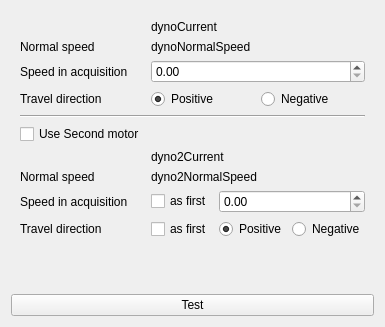
      <widget class="QWidget" name="tabDyno">
       <attribute name="title">
        <string>Dynamic shot</string>
       </attribute>
       <layout class="QVBoxLayout" name="verticalLayout_2">
        <item>
         <widget class="QWidget" name="dynoWidget" native="true">
          <layout class="QGridLayout" name="gridLayout_5">
           <item row="0" column="0">
            <widget class="QWidget" name="placeDynoMotor" native="true">
             <layout class="QHBoxLayout" name="horizontalLayout_22">
              <property name="spacing">
               <number>0</number>
              </property>
              <property name="margin">
               <number>0</number>
              </property>
             </layout>
            </widget>
           </item>
           <item row="0" column="1" colspan="2">
            <widget class="QVariantLabel" name="dynoCurrent">
             <property name="text">
              <string>dynoCurrent</string>
             </property>
            </widget>
           </item>
           <item row="1" column="0">
            <widget class="QLabel" name="label_4">
             <property name="text">
              <string>Normal speed</string>
             </property>
            </widget>
           </item>
           <item row="1" column="1" colspan="2">
            <widget class="QVariantLabel" name="dynoNormalSpeed">
             <property name="text">
              <string>dynoNormalSpeed</string>
             </property>
            </widget>
           </item>
           <item row="2" column="0">
            <widget class="QLabel" name="label_5">
             <property name="sizePolicy">
              <sizepolicy hsizetype="Fixed" vsizetype="Preferred">
               <horstretch>0</horstretch>
               <verstretch>0</verstretch>
              </sizepolicy>
             </property>
             <property name="text">
              <string>Speed in acquisition</string>
             </property>
            </widget>
           </item>
           <item row="2" column="1" colspan="2">
            <widget class="QDoubleSpinBox" name="dynoSpeed">
             <property name="toolTip">
              <string>&lt;html&gt;&lt;head/&gt;&lt;body&gt;&lt;p&gt;&lt;span style=&quot; font-weight:600; font-style:italic;&quot;&gt;DynoSpeed&lt;/span&gt; of the first &lt;span style=&quot; font-weight:600; font-style:italic;&quot;&gt;DynoMotor.&lt;/span&gt;&lt;/p&gt;&lt;/body&gt;&lt;/html&gt;</string>
             </property>
             <property name="maximum">
              <double>2147483647.000000000000000</double>
             </property>
            </widget>
           </item>
           <item row="3" column="0">
            <widget class="QLabel" name="label_10">
             <property name="text">
              <string>Travel direction</string>
             </property>
            </widget>
           </item>
           <item row="3" column="1" colspan="2">
            <layout class="QHBoxLayout" name="horizontalLayout">
             <item>
              <widget class="QRadioButton" name="dynoPos">
               <property name="toolTip">
                <string>&lt;html&gt;&lt;head/&gt;&lt;body&gt;&lt;p&gt;First &lt;span style=&quot; font-weight:600; font-style:italic;&quot;&gt;DynoMotor&lt;/span&gt;'s &lt;span style=&quot; font-weight:600; font-style:italic;&quot;&gt;DynoDirection&lt;/span&gt;=positive&lt;/p&gt;&lt;/body&gt;&lt;/html&gt;</string>
               </property>
               <property name="text">
                <string>Positive</string>
               </property>
               <property name="checked">
                <bool>true</bool>
               </property>
               <attribute name="buttonGroup">
                <string notr="true">dynoDirButtonGroup</string>
               </attribute>
              </widget>
             </item>
             <item>
              <widget class="QRadioButton" name="dynoNeg">
               <property name="toolTip">
                <string>&lt;html&gt;&lt;head/&gt;&lt;body&gt;&lt;p&gt;First &lt;span style=&quot; font-weight:600; font-style:italic;&quot;&gt;DynoMotor&lt;/span&gt;'s &lt;span style=&quot; font-weight:600; font-style:italic;&quot;&gt;DynoDirection&lt;/span&gt;=negative&lt;/p&gt;&lt;/body&gt;&lt;/html&gt;</string>
               </property>
               <property name="text">
                <string>Negative</string>
               </property>
               <attribute name="buttonGroup">
                <string notr="true">dynoDirButtonGroup</string>
               </attribute>
              </widget>
             </item>
            </layout>
           </item>
           <item row="4" column="0" colspan="3">
            <widget class="Line" name="line_9">
             <property name="orientation">
              <enum>Qt::Horizontal</enum>
             </property>
            </widget>
           </item>
           <item row="5" column="0">
            <widget class="QCheckBox" name="dyno2">
             <property name="text">
              <string>Use Second motor</string>
             </property>
            </widget>
           </item>
           <item row="6" column="0">
            <widget class="QWidget" name="placeDyno2Motor" native="true">
             <layout class="QHBoxLayout" name="horizontalLayout_23">
              <property name="spacing">
               <number>0</number>
              </property>
              <property name="margin">
               <number>0</number>
              </property>
             </layout>
            </widget>
           </item>
           <item row="6" column="1" colspan="2">
            <widget class="QVariantLabel" name="dyno2Current">
             <property name="text">
              <string>dyno2Current</string>
             </property>
            </widget>
           </item>
           <item row="7" column="0">
            <widget class="QLabel" name="dyno2NormalSpeedLabel">
             <property name="text">
              <string>Normal speed</string>
             </property>
            </widget>
           </item>
           <item row="7" column="1" colspan="2">
            <widget class="QVariantLabel" name="dyno2NormalSpeed">
             <property name="text">
              <string>dyno2NormalSpeed</string>
             </property>
            </widget>
           </item>
           <item row="8" column="0">
            <widget class="QLabel" name="dyno2SpeedLabel">
             <property name="text">
              <string>Speed in acquisition</string>
             </property>
            </widget>
           </item>
           <item row="8" column="1">
            <widget class="QCheckBox" name="dynoSpeedLock">
             <property name="sizePolicy">
              <sizepolicy hsizetype="Fixed" vsizetype="Fixed">
               <horstretch>0</horstretch>
               <verstretch>0</verstretch>
              </sizepolicy>
             </property>
             <property name="text">
              <string>as first</string>
             </property>
            </widget>
           </item>
           <item row="8" column="2">
            <widget class="QDoubleSpinBox" name="dyno2Speed">
             <property name="toolTip">
              <string>&lt;html&gt;&lt;head/&gt;&lt;body&gt;&lt;p&gt;&lt;span style=&quot; font-weight:600; font-style:italic;&quot;&gt;DynoSpeed&lt;/span&gt; of the second &lt;span style=&quot; font-weight:600; font-style:italic;&quot;&gt;DynoMotor&lt;/span&gt;. Disabled if &amp;quot;as first&amp;quot; is checked and synchronized with the &lt;span style=&quot; font-weight:600; font-style:italic;&quot;&gt;DynoSpeed&lt;/span&gt; of the first &lt;span style=&quot; font-weight:600; font-style:italic;&quot;&gt;DynoMotor.&lt;/span&gt;&lt;/p&gt;&lt;/body&gt;&lt;/html&gt;</string>
             </property>
             <property name="maximum">
              <double>2147483647.000000000000000</double>
             </property>
            </widget>
           </item>
           <item row="9" column="0">
            <widget class="QLabel" name="dyno2DirectionLabel">
             <property name="text">
              <string>Travel direction</string>
             </property>
            </widget>
           </item>
           <item row="9" column="1">
            <widget class="QCheckBox" name="dynoDirectionLock">
             <property name="text">
              <string>as first</string>
             </property>
            </widget>
           </item>
           <item row="9" column="2">
            <layout class="QHBoxLayout" name="horizontalLayout_8">
             <item>
              <widget class="QRadioButton" name="dyno2Pos">
               <property name="toolTip">
                <string>&lt;html&gt;&lt;head/&gt;&lt;body&gt;&lt;p&gt;Second &lt;span style=&quot; font-weight:600; font-style:italic;&quot;&gt;DynoMotor&lt;/span&gt;'s &lt;span style=&quot; font-weight:600; font-style:italic;&quot;&gt;DynoDirection&lt;/span&gt;=positive. Disabled if &amp;quot;as first&amp;quot; is checked and synchronized with the &lt;span style=&quot; font-weight:600; font-style:italic;&quot;&gt;DynoDirection&lt;/span&gt; of the first &lt;span style=&quot; font-weight:600; font-style:italic;&quot;&gt;DynoMotor&lt;/span&gt;.&lt;/p&gt;&lt;/body&gt;&lt;/html&gt;</string>
               </property>
               <property name="text">
                <string>Positive</string>
               </property>
               <property name="checked">
                <bool>true</bool>
               </property>
               <attribute name="buttonGroup">
                <string notr="true">dyno2DirButtonGroup</string>
               </attribute>
              </widget>
             </item>
             <item>
              <widget class="QRadioButton" name="dyno2Neg">
               <property name="toolTip">
                <string>&lt;html&gt;&lt;head/&gt;&lt;body&gt;&lt;p&gt;Second &lt;span style=&quot; font-weight:600; font-style:italic;&quot;&gt;DynoMotor&lt;/span&gt;'s &lt;span style=&quot; font-weight:600; font-style:italic;&quot;&gt;DynoDirection&lt;/span&gt;=negative. Disabled if &amp;quot;as first&amp;quot; is checked and synchronized with the &lt;span style=&quot; font-weight:600; font-style:italic;&quot;&gt;DynoDirection&lt;/span&gt; of the first &lt;span style=&quot; font-weight:600; font-style:italic;&quot;&gt;DynoMotor&lt;/span&gt;.&lt;/p&gt;&lt;/body&gt;&lt;/html&gt;</string>
               </property>
               <property name="text">
                <string>Negative</string>
               </property>
               <attribute name="buttonGroup">
                <string notr="true">dyno2DirButtonGroup</string>
               </attribute>
              </widget>
             </item>
            </layout>
           </item>
          </layout>
          <zorder>placeDyno2Motor</zorder>
          <zorder>dyno2</zorder>
          <zorder>dyno2Current</zorder>
          <zorder>label_10</zorder>
          <zorder>dyno2Speed</zorder>
          <zorder>dyno2NormalSpeed</zorder>
          <zorder>dyno2NormalSpeedLabel</zorder>
          <zorder>label_4</zorder>
          <zorder>line_9</zorder>
          <zorder>dyno2DirectionLabel</zorder>
          <zorder>dynoDirectionLock</zorder>
          <zorder>dynoCurrent</zorder>
          <zorder>label_5</zorder>
          <zorder>dynoSpeed</zorder>
          <zorder>dynoNormalSpeed</zorder>
          <zorder>placeDynoMotor</zorder>
          <zorder>dyno2SpeedLabel</zorder>
          <zorder>dynoSpeedLock</zorder>
         </widget>
        </item>
        <item>
         <spacer name="verticalSpacer_4">
          <property name="orientation">
           <enum>Qt::Vertical</enum>
          </property>
          <property name="sizeHint" stdset="0">
           <size>
            <width>20</width>
            <height>40</height>
           </size>
          </property>
         </spacer>
        </item>
        <item>
         <widget class="QPushButton" name="testDyno">
          <property name="toolTip">
           <string>&lt;html&gt;&lt;head/&gt;&lt;body&gt;&lt;p&gt;Test execution of the part of the acquire projection procedure between two &amp;quot;&lt;span style=&quot; font-weight:600; font-style:italic;&quot;&gt;DynamicShot ?&lt;/span&gt;&amp;quot; tests.&lt;/p&gt;&lt;/body&gt;&lt;/html&gt;</string>
          </property>
          <property name="text">
           <string>Test</string>
          </property>
         </widget>
        </item>
       </layout>
      </widget>
